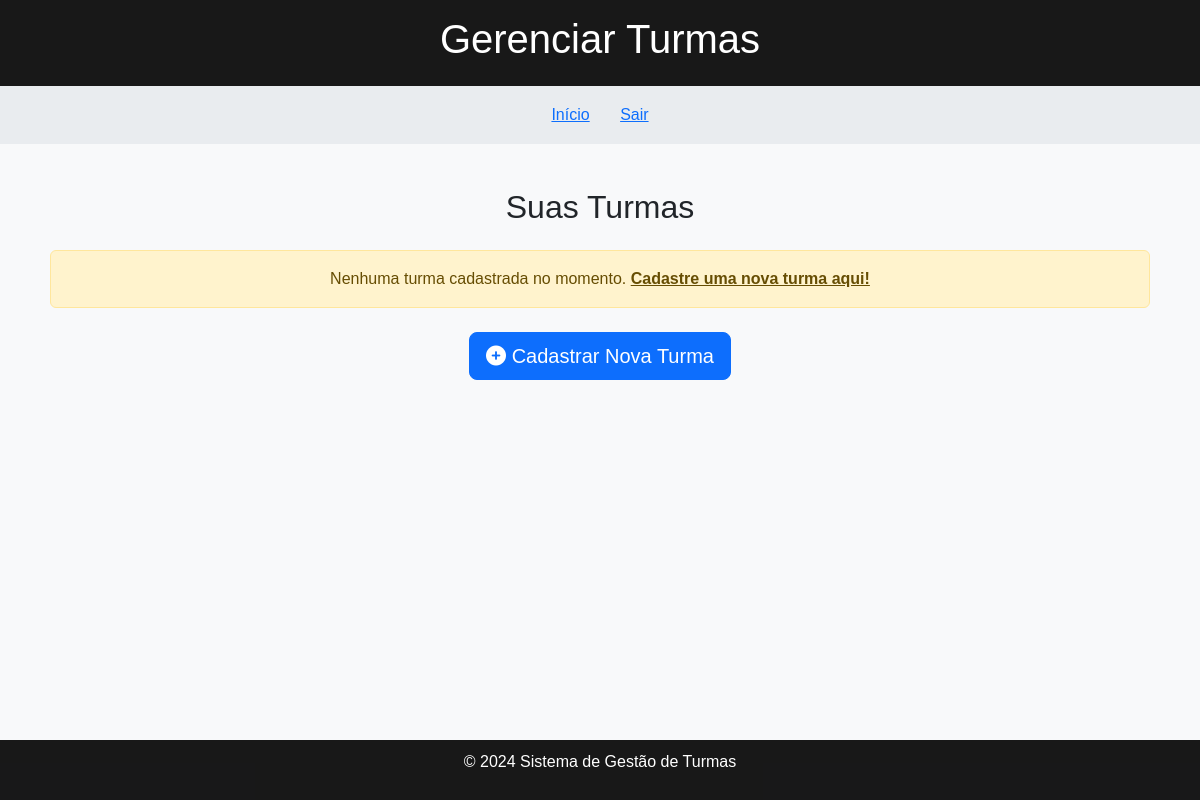
Page /Telas/Turma.php (signed in) on the earlier database version.
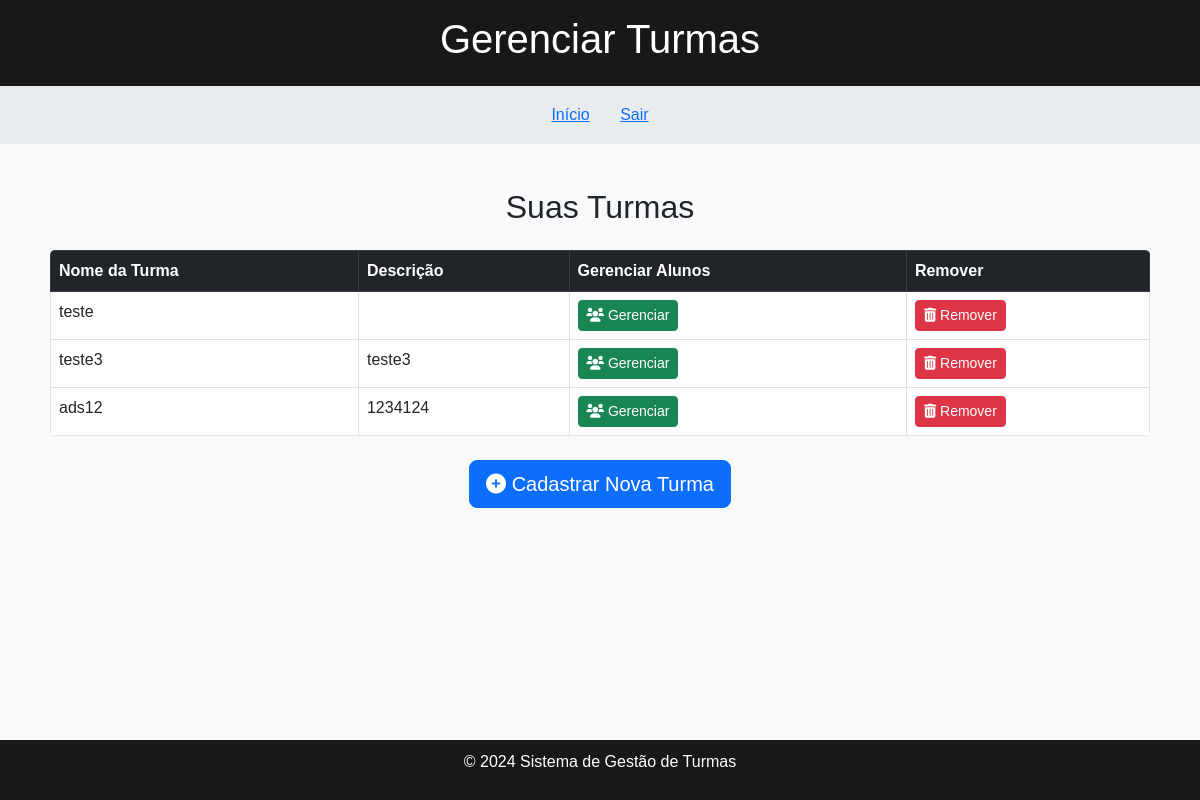
Same page on the later database version.
### tables this page shows
CREATE TABLE `turma` (
  `id` int(11) NOT NULL,
  `nome` varchar(40) NOT NULL,
  `descricao` varchar(40) DEFAULT NULL,
  `professorid` int(11) NOT NULL
);

### Banco/conexao.php (called while the page is built, shortened)
<?php
	class Conexao{
	    private  $usuario = 'root';
	    private  $senha = '';
		public  function conexao(){
	    	return new PDO('mysql:host=localhost;dbname=bdoa; charset=utf8', $this->usuario, $this->senha);
		}
	}
?>

### Controle/controleturma.php (called while the page is built, shortened)
<?php
include_once __DIR__ . '/../Banco/conexao.php';
class controleturmma
{
    private $conexao;
    public function __construct()
    {
        $this->conexao = new Conexao();
        $this->conexao = $this->conexao->conexao();
    }
    public function listarTurmasProfessor($idprofessor)
    {
        $stmt = $this->conexao->prepare("SELECT * FROM turma WHERE professorid = :idprofessor");
        $stmt->bindParam(':idprofessor', $idprofessor, PDO::PARAM_INT);
        $stmt->execute();
        $turmas = $stmt->fetchAll(PDO::FETCH_ASSOC);
        return $turmas;
    }
}
?>

### Telas/Turma.php (the view, shortened to what this page needs)
<?php
include_once '../Controle/controleturma.php';
$turmaCtrl = new controleturmma();
$professorId = $_SESSION['user_id'];
$turmas = $turmaCtrl->listarTurmasProfessor($professorId);
?>
<!DOCTYPE html>
<html lang="pt">
<head>
    <link rel="stylesheet" href="https://cdnjs.cloudflare.com/ajax/libs/font-awesome/6.0.0-beta3/css/all.min.css">
    <link rel="stylesheet" href="https://cdn.jsdelivr.net/npm/bootstrap@5.3.0/dist/css/bootstrap.min.css">
    <link rel="stylesheet" type="text/css" href="../CSS/cadastro.css">
</head>
<body>
    <header>
        <h1>Gerenciar Turmas</h1>
    </header>
    <nav>
        <a href="professor.php" class="btn btn-link">Início</a>
        <a href="../Controle/sair.php" class="btn btn-link">Sair</a>
    </nav>
    <div class="container mt-4">
        <h2 class="text-center mb-4">Suas Turmas</h2>
        <?php if (empty($turmas)): ?>
            <div class="alert alert-warning text-center">
                Nenhuma turma cadastrada no momento. <a href="cadastrarTurma.php" class="alert-link">Cadastre uma nova turma aqui!</a>
            </div>
        <?php else: ?>
            <table class="table table-bordered table-hover">
                <thead class="table-dark">
                    <tr>
                        <th>Nome da Turma</th>
                        <th>Descrição</th>
                        <th>Gerenciar Alunos</th>
                        <th>Remover</th>
                    </tr>
                </thead>
                <tbody>
                    <?php foreach ($turmas as $turma): ?>
                        <tr>
                            <td><?php echo htmlspecialchars($turma['nome']); ?></td>
                            <td><?php echo htmlspecialchars($turma['descricao']); ?></td>
                            <td>
                                <a href="Gerenciaralunos.php?idTurma=<?php echo $turma['id']; ?>" class="btn btn-success btn-sm">
                                    <i class="fas fa-users"></i> Gerenciar
                                </a>
                            </td>
                            <td>
                                <button class="btn btn-danger btn-sm" onclick="confirmarExclusao(<?php echo $turma['id']; ?>)">
                                    <i class="fas fa-trash-alt"></i> Remover
                                </button>
                            </td>
                        </tr>
                    <?php endforeach; ?>
                </tbody>
            </table>
        <?php endif; ?>
        <div class="text-center mt-4">
            <a href="cadastrarTurma.php" class="btn btn-primary btn-lg">
                <i class="fas fa-plus-circle"></i> Cadastrar Nova Turma
            </a>
        </div>
    </div>
    <footer>
        <p>&copy; 2024 Sistema de Gestão de Turmas</p>
    </footer>
</body>
</html>

Differences in the rows shown:
added turma: nome "teste"
added turma: nome "teste3", descricao "teste3"
added turma: nome "ads12", descricao "1234124"
Other differences:
text no longer shown: "Nenhuma turma cadastrada no momento. Cadastre uma nova turma aqui!"
text now shown: "Nome da Turma Descrição Gerenciar Alunos Remover"
